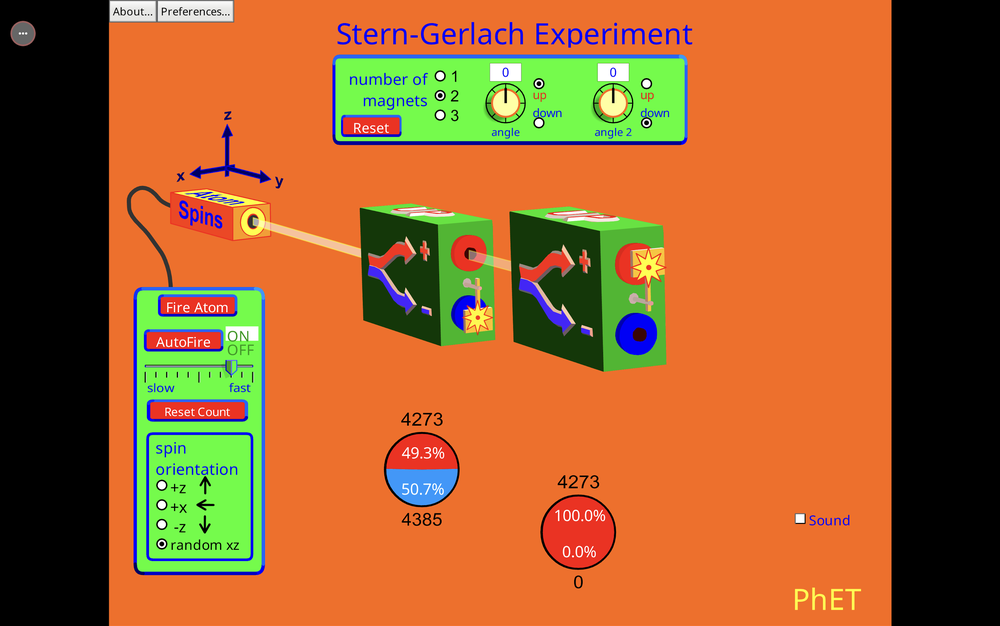
#> input picture task1/photos/sg2.png, 1000 x 626 px, shrunk from 2940 x 1840 before the run, found by its file name
$ python colorchannels.py
#> lines starting #> are read from the running program, lines starting #| are printed output that depends on the picture
import cv2 as cv
import numpy as np

#splitmerge.py - OpenCV - Visual Studio Code
img = cv. imread ('Photos/sg2.png')
#> img is the input picture: shape (626, 1000, 3); mean B, G, R 44.7, 96.4, 159.2
cv.imshow( "img", img)
b, g,r = cv.split(img)
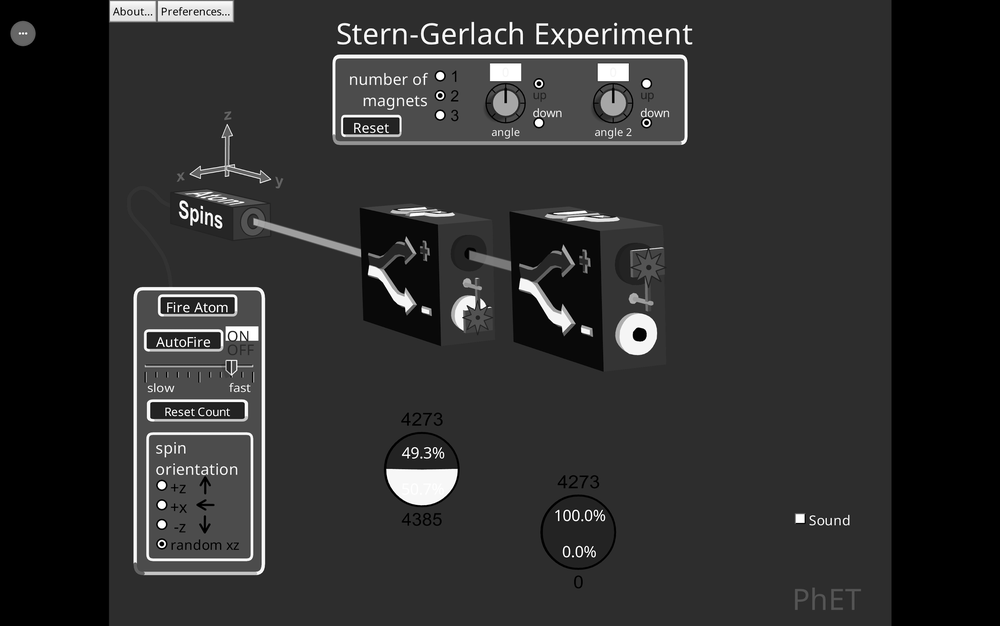
#> b: shape (626, 1000); min 0, max 255, mean 44.7
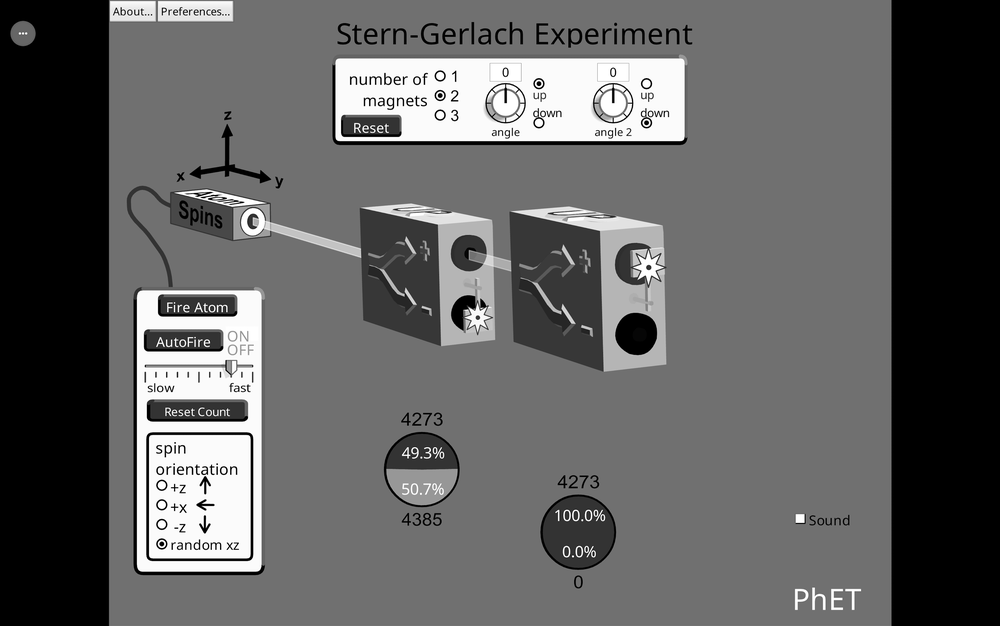
#> g: shape (626, 1000); min 0, max 255, mean 96.4
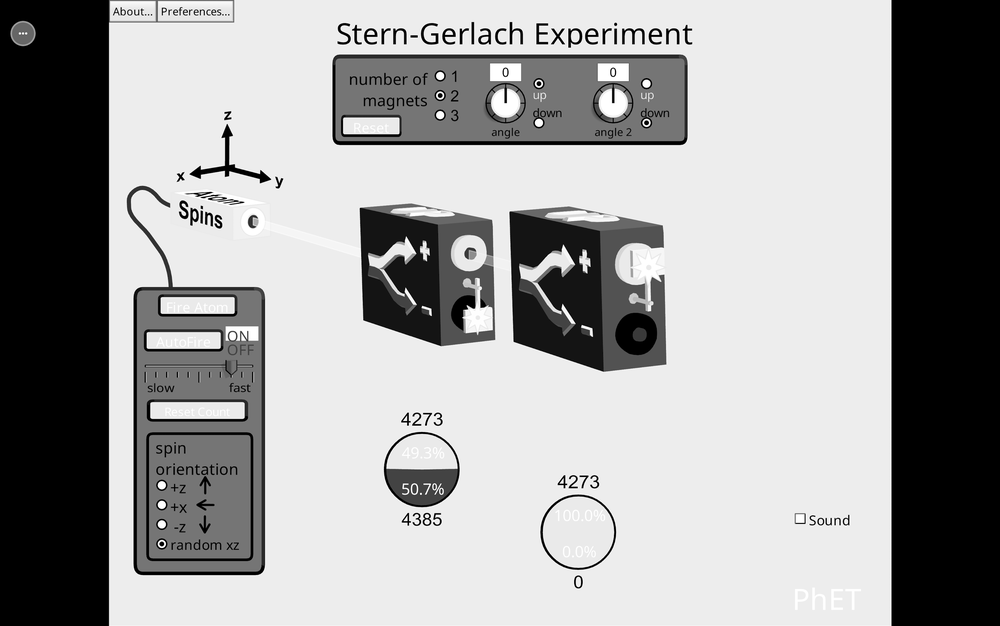
#> r: shape (626, 1000); min 0, max 255, mean 159.2


cv.imshow("Blue", b)
cv.imshow("Green", g)
cv.imshow ("Red", r)


blank = np.zeros(img.shape[:2], dtype= "uint8")

blue = cv. merge ([b, blank, blank])
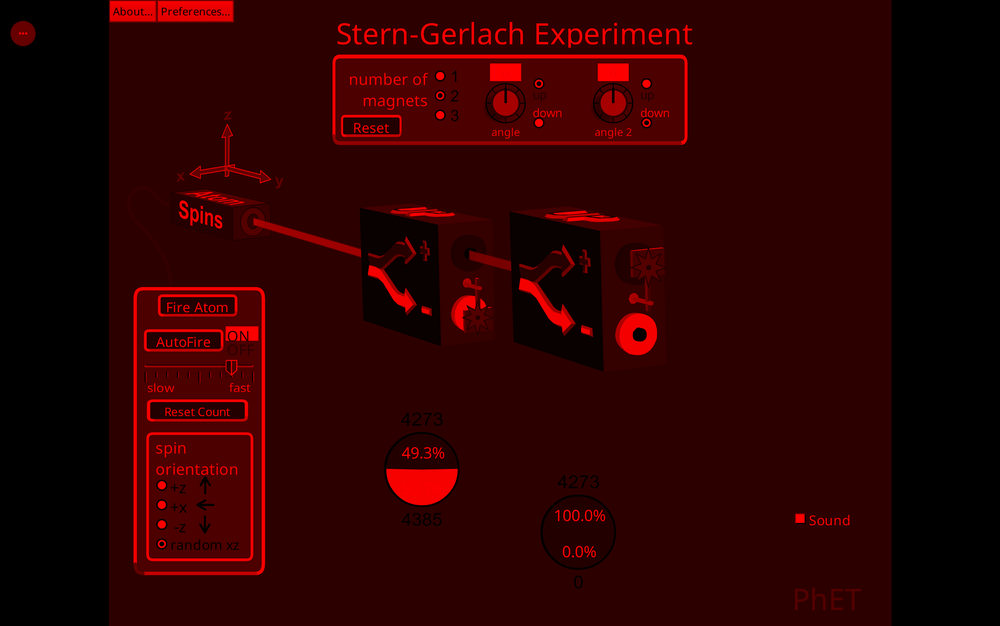
#> blue: shape (626, 1000, 3); mean of channels 0, 1, 2 44.7, 0, 0; drawn as R, G, B
green = cv. merge ([blank, g, blank])
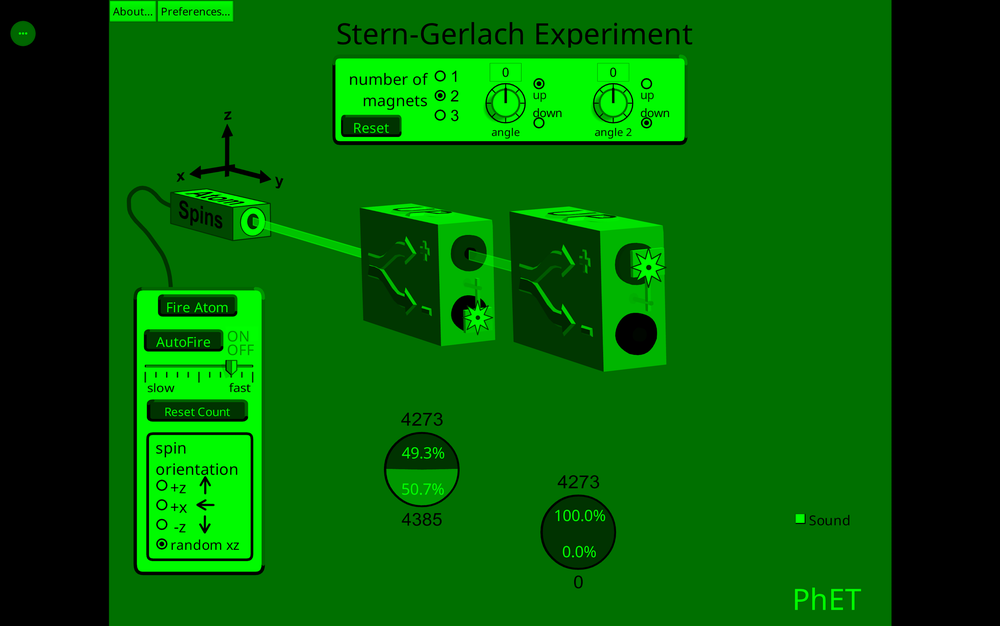
#> green: shape (626, 1000, 3); mean of channels 0, 1, 2 0, 96.4, 0; drawn as R, G, B
red = cv. merge ([blank,blank, r])
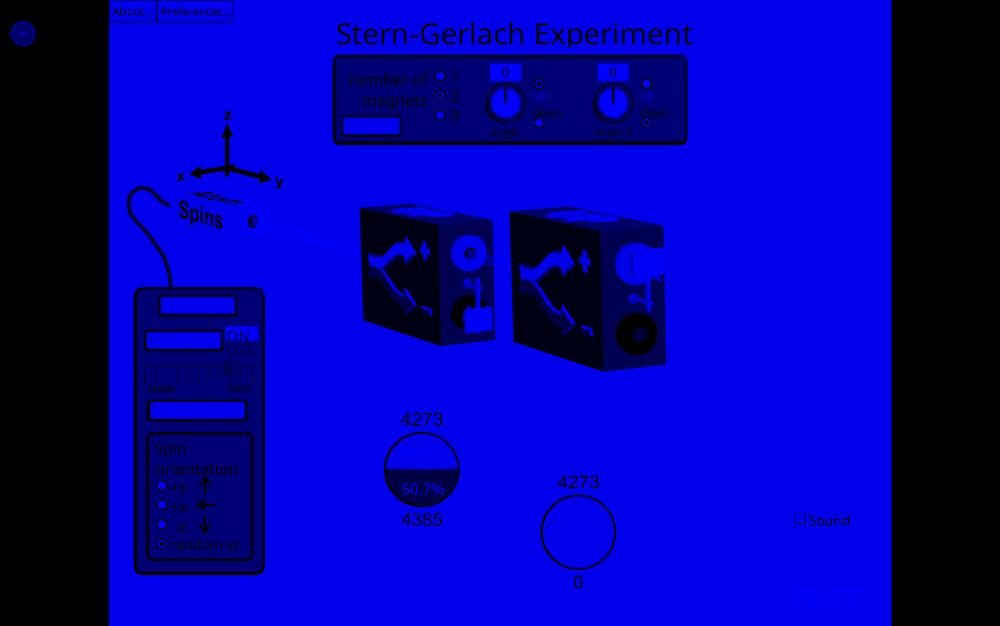
#> red: shape (626, 1000, 3); mean of channels 0, 1, 2 0, 0, 159.2; drawn as R, G, B


cv.imshow("Blue", blue)
cv.imshow("Green", green)
cv.imshow ("Red", red)


print (img. shape)
#| (626, 1000, 3)
print (b. shape)
#| (626, 1000)
print (g. shape)
#| (626, 1000)
print (r. shape)
#| (626, 1000)
cv. waitKey (0)

$ run again, with task1/photos/sg11.png copied over task1/photos/sg2.png
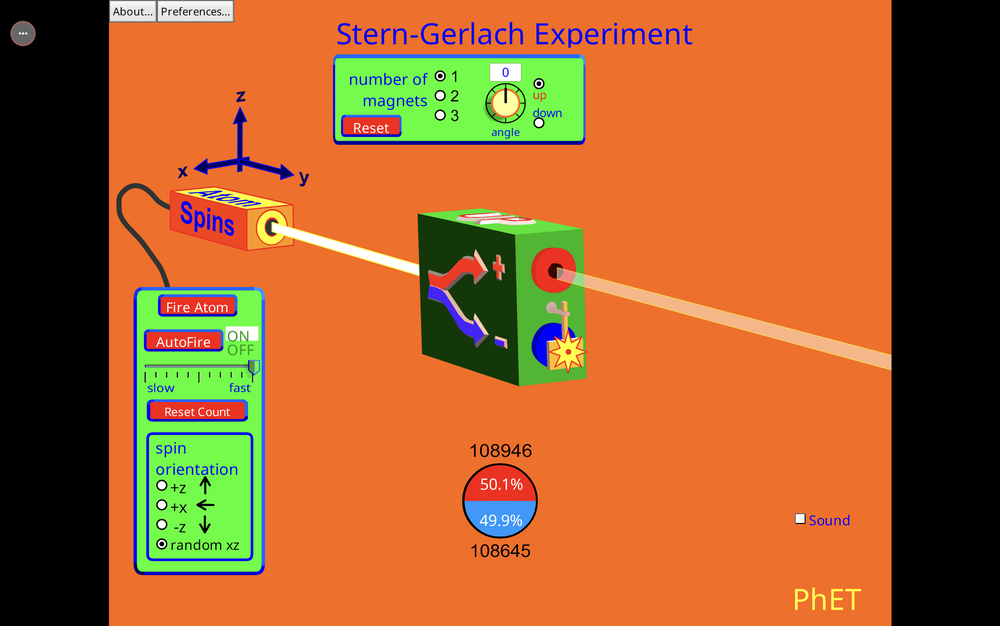
#> input picture task1/photos/sg11.png, 1000 x 626 px, shrunk from 2940 x 1840 before the run, found by its file name
#> img is the input picture: shape (626, 1000, 3); mean B, G, R 44.5, 96.2, 164.4
#> `green = cv. merge ([blank, g, blank])`:
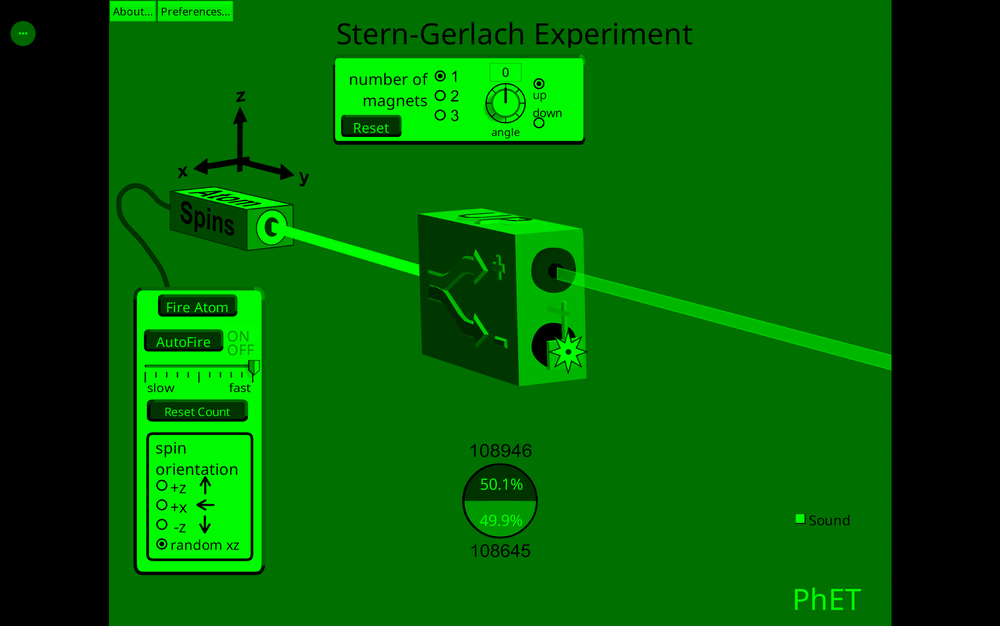
#> green: shape (626, 1000, 3); mean of channels 0, 1, 2 0, 96.2, 0; drawn as R, G, B
#> `red = cv. merge ([blank,blank, r])`:
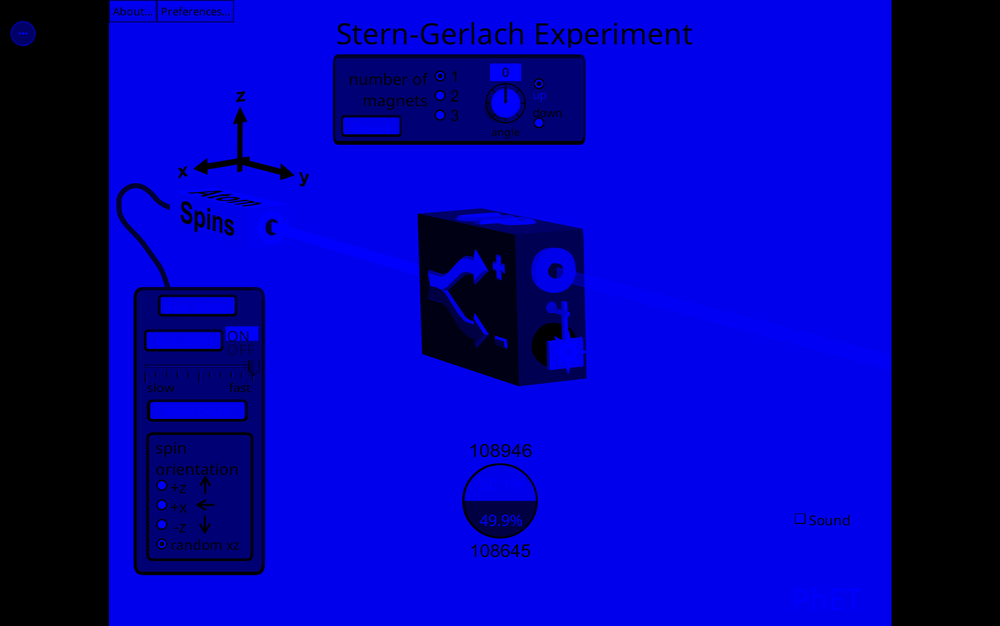
#> red: shape (626, 1000, 3); mean of channels 0, 1, 2 0, 0, 164.4; drawn as R, G, B
#| (626, 1000, 3)
#| (626, 1000)
#| (626, 1000)
#| (626, 1000)
